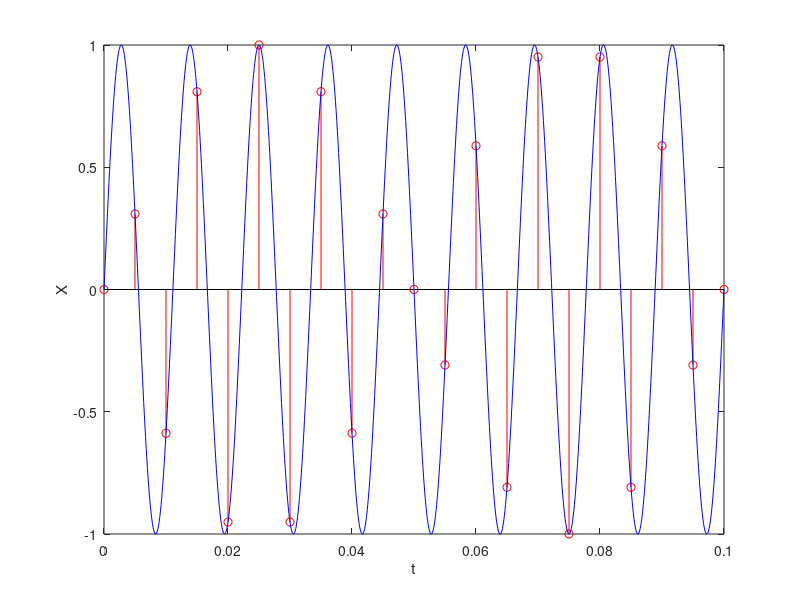
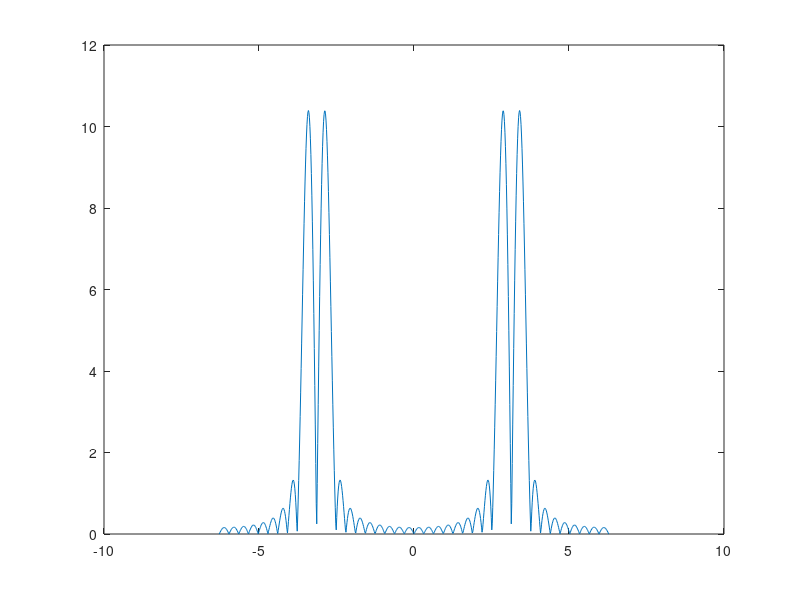

Write MATLAB code to recreate these figures, in order. (Note: this script raises an error after producing the figures.)
sampling_frequency=200;                   % sampling frequency
sampling_interval=1/200;                  % sampling interval
t1 = 0:sampling_interval:0.1;             % Time vector
x1 = sin(2*pi*90*t1);                     % Signal

t2=linspace(0,0.1,1000);
x2 = sin(2*pi*90*t2);
figure
stem(t1,x1,'ro-');                        % plot smapled signal in time domain
hold on
plot(t2,x2,'b')                           % plot the original signal

xlabel('t');
ylabel('X');

w = linspace(-2*pi, 2*pi, 800);

X_deft=[];
for n=1:size(w,2)
    X_deft_array=[];
    for p=1:size(x1,2)
        X_deft_array(end+1)=exp(-i*w(n)*(p-1))*x1(p);
    end
    X_deft(end+1)=sum(X_deft_array);
end
figure
plot(w,abs(X_deft));
hold on

P=8;
X_Dft=fft(x1);
plot(w,abs(X_Dft));
xlabel('\omega');
ylabel('|X(j\omega)|');
